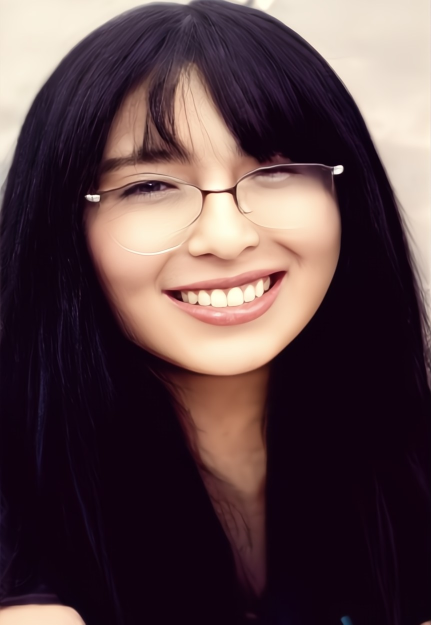
//> input picture THL.jpg, 862 x 1249 px (shown at 1/2 size)
$ ./mean_shift_openmp   (built with g++ and OpenCV 4)
//> lines starting //> are read from the running program, lines starting //| are printed output that depends on the picture
#include <chrono>               // Para medir tiempo de ejecución
#include <iostream>             // Para imprimir mensajes en consola
#include <opencv2/opencv.hpp>   // Librería OpenCV para manejo de imágenes
#include <cmath>                // Funciones matemáticas (sqrt)
#include <omp.h>                // OpenMP para paralelización en CPU

using namespace cv;
using namespace std;

// ==== Parámetros del algoritmo Mean Shift ====
const float hs = 8.0f;            // Radio espacial (vecindario)
const float hr = 16.0f;           // Radio de color (distancia en Lab)
const int maxIter = 5;            // Máximo número de iteraciones
const float tol_color = 0.3f;     // Tolerancia de cambio en color
const float tol_spatial = 0.3f;   // Tolerancia de cambio espacial

// ==== Estructura para representar un punto 5D (x, y, L, a, b) ====
struct Point5D {
    float x, y, l, a, b;

    Point5D() : x(0), y(0), l(0), a(0), b(0) {}
    Point5D(float x_, float y_, float l_, float a_, float b_)
        : x(x_), y(y_), l(l_), a(a_), b(b_) {}

    // Distancia en espacio de color (Lab)
    float colorDist(const Point5D& p) const {
        return sqrt((l - p.l) * (l - p.l) + (a - p.a) * (a - p.a) + (b - p.b) * (b - p.b));
    }

    // Distancia en espacio espacial (x, y)
    float spatialDist(const Point5D& p) const {
        return sqrt((x - p.x) * (x - p.x) + (y - p.y) * (y - p.y));
    }

    // Suma de dos puntos
    Point5D operator+(const Point5D& p) const {
        return Point5D(x + p.x, y + p.y, l + p.l, a + p.a, b + p.b);
    }

    // División escalar (promedio)
    Point5D operator/(float val) const {
        return Point5D(x / val, y / val, l / val, a / val, b / val);
    }
};

// ==== Obtiene un punto 5D desde un píxel en Lab ====
Point5D getPoint5D(int i, int j, const Mat& labImg) {
    Vec3b color = labImg.at<Vec3b>(i, j);
    return Point5D((float)j, (float)i,
        color[0] * 100.0f / 255.0f,   // Escalar L de OpenCV a Lab
        (float)color[1] - 128.0f,     // Ajuste de a
        (float)color[2] - 128.0f);    // Ajuste de b
}

// ==== Algoritmo Mean Shift paralelizado con OpenMP ====
void applyMeanShiftParallel(Mat& labImg) {
    int rows = labImg.rows, cols = labImg.cols;
    Mat result = labImg.clone();  // Crear imagen de salida

    // Paralelizar bucle sobre y,x usando OpenMP
#pragma omp parallel for collapse(2)
    for (int y = 0; y < rows; ++y) {
        for (int x = 0; x < cols; ++x) {
            Point5D current = getPoint5D(y, x, labImg);  // Punto actual
            Point5D prev;
            int iter = 0;

            // Bucle de iteraciones para Mean Shift
            do {
                prev = current;
                Point5D sum(0, 0, 0, 0, 0);  // Acumulador de vecinos válidos
                int count = 0;

                // Recorrer vecindario (hs x hs)
                for (int j = -hs; j <= hs; ++j) {
                    for (int i = -hs; i <= hs; ++i) {
                        int nx = x + i;
                        int ny = y + j;

                        // Verifica si el vecino está dentro de los límites
                        if (nx >= 0 && nx < cols && ny >= 0 && ny < rows) {
                            Point5D neighbor = getPoint5D(ny, nx, labImg);
                            // Verifica si vecino está dentro del rango espacial y de color
                            if (current.spatialDist(neighbor) <= hs &&
                                current.colorDist(neighbor) <= hr) {
                                sum = sum + neighbor;
                                count++;
                            }
                        }
                    }
                }

                // Actualiza el punto con el promedio de los vecinos
                if (count > 0) {
                    current = sum / count;
                }

                iter++;
            } while (current.colorDist(prev) > tol_color &&
                     current.spatialDist(prev) > tol_spatial &&
                     iter < maxIter);

            // Convertir de nuevo a formato de OpenCV (Lab)
            int l = static_cast<int>(current.l * 255.0f / 100.0f);
            int a = static_cast<int>(current.a + 128.0f);
            int b = static_cast<int>(current.b + 128.0f);
            result.at<Vec3b>(y, x) = Vec3b(saturate_cast<uchar>(l),
                                           saturate_cast<uchar>(a),
                                           saturate_cast<uchar>(b));
        }
    }

    labImg = result;  // Reemplaza la imagen original por la modificada
}

// ==== Función principal ====
int main() {
    // Cargar imagen de entrada
    Mat Img = imread("C:/Users/LUIS FERNANDO/Pictures/arte/THL.jpg");
//> Img is the input picture: 1249 rows x 862 cols, CV_8UC3; mean B, G, R 70.2, 67.4, 88.5
    if (Img.empty()) {
        cerr << "Error: No se pudo abrir o encontrar la imagen 'THL.jpg'" << endl;
        return -1;
    }

    // Redimensionar imagen para facilitar el procesamiento
    resize(Img, Img, Size(256, 256), 0, 0, INTER_LINEAR);
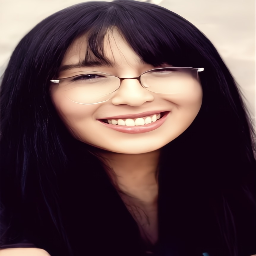
//> Img: 256 rows x 256 cols, CV_8UC3; mean B, G, R 70.2, 67.3, 88.4

    // Mostrar imagen original
    namedWindow("The Original Picture");
    imshow("The Original Picture", Img);

    // Medir tiempo de ejecución
    auto start = chrono::high_resolution_clock::now();

    // Convertir a Lab y aplicar Mean Shift paralelizado
    cvtColor(Img, Img, COLOR_BGR2Lab);
//> Img: 256 rows x 256 cols, CV_8UC3; mean of channels 0, 1, 2 73.7, 136.4, 129.7
    applyMeanShiftParallel(Img);
//> after the loop in applyMeanShiftParallel, `for (int y = 0; y < rows; ++y)`: result: 256 rows x 256 cols, CV_8UC3; mean of channels 0, 1, 2 74, 135.8, 129.3

    auto end = chrono::high_resolution_clock::now();
    chrono::duration<double, milli> duration = end - start;
    cout << "Tiempo de ejecución (OpenMP): " << duration.count() << " ms" << endl;

    // Convertir imagen procesada a BGR para mostrar
    cvtColor(Img, Img, COLOR_Lab2BGR);
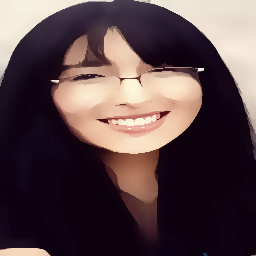
//> Img: 256 rows x 256 cols, CV_8UC3; mean B, G, R 71.5, 68.1, 87.8
    namedWindow("MS Picture (OpenMP)");
    imshow("MS Picture (OpenMP)", Img);

    waitKey(0);
    return 0;
}
